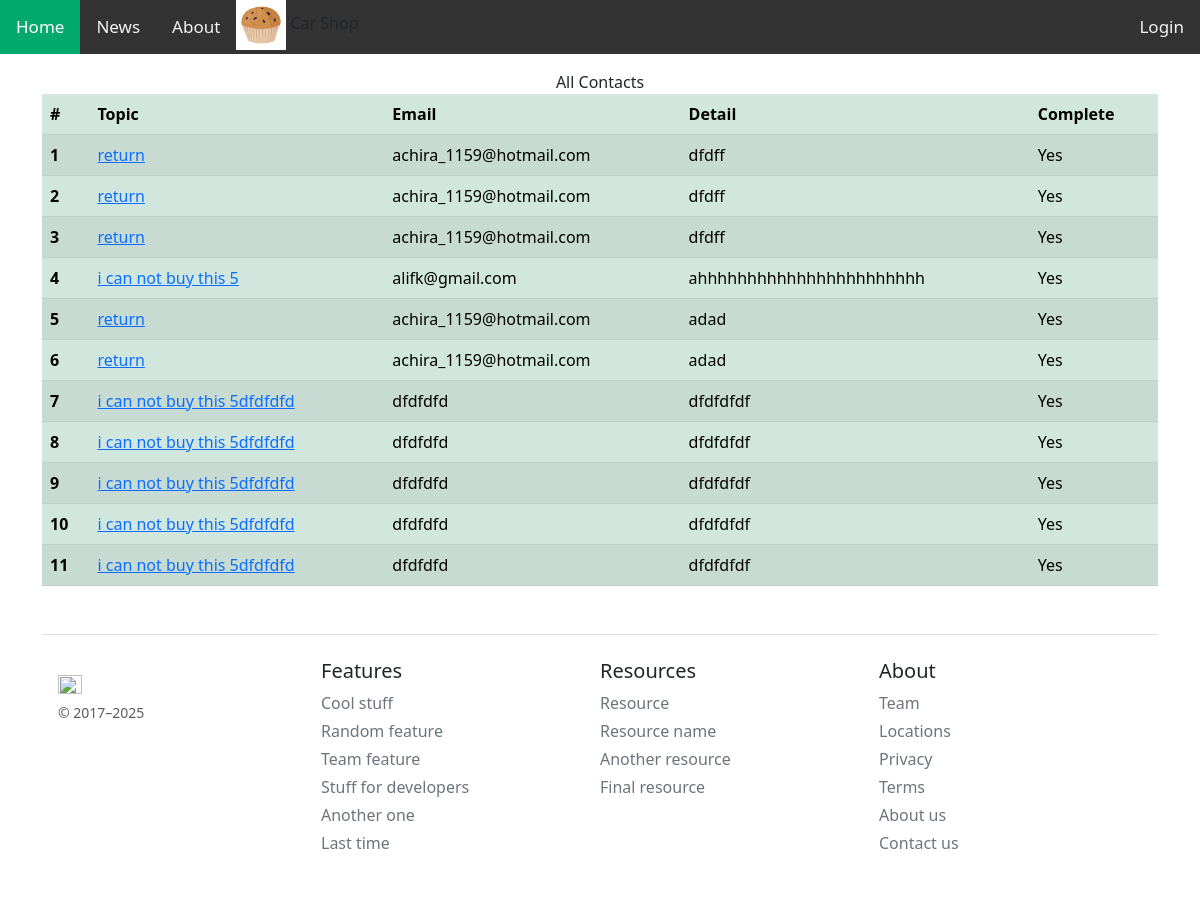
Page /showcontact/ on the earlier database version.
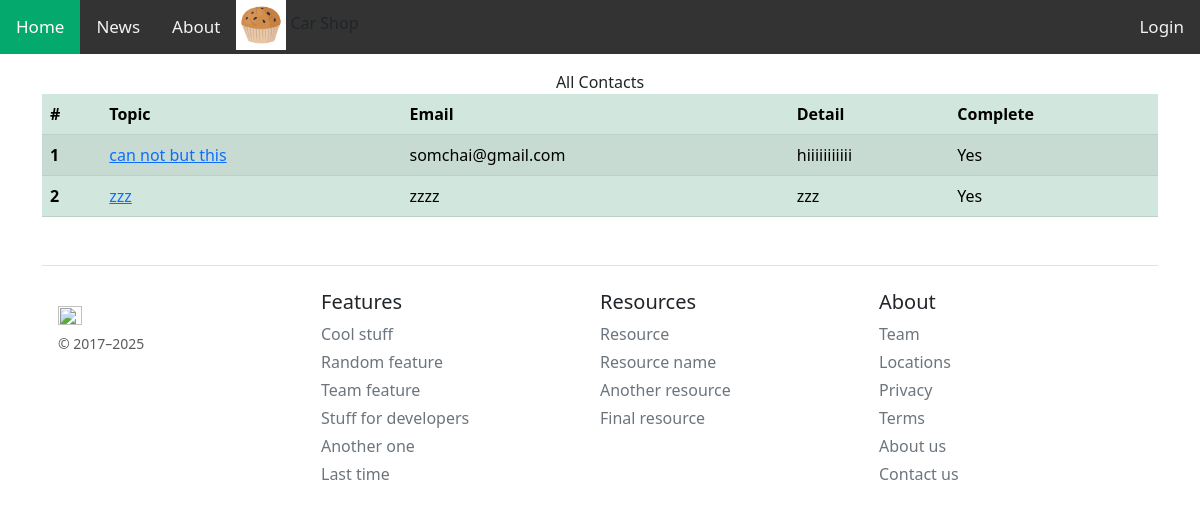
Same page on the later database version.
### myapp/models.py (models this page shows, shortened)
class contactList(models.Model):
  topic = models.CharField(max_length=200)
  email = models.CharField(max_length=100)
  detail = models.CharField(null=True, blank=True)
  complete = models.CharField() ##default = null

### myapp/views.py (the view)
# urls.py: path('showcontact/', showContact, name='showcontact-page'),
def showContact(request):
  allcontact = contactList.objects.all()
  context = {'contact': allcontact}
  return render(request, 'myapp/showcontact.html', context)

### myapp/template/myapp/showcontact.html
{% extends 'myapp/base.html' %}
{% load static %}
{% block myheader %}
  <center> All Contacts </center>
{% endblock myheader %}
{% block content %}
<table class="table table-success table-striped">
  <thead>
    <tr>
      <th scope="col">#</th>
      <th scope="col">Topic</th>
      <th scope="col">Email</th>
      <th scope="col">Detail</th>
      <th scope="col">Complete</th>
    </tr>
  </thead>
  <tbody>
    {% for data in contact %}
    <tr>
      <th scope="row">{{forloop.counter}}</th>
      <td>
        <a href="{% url 'action-page' data.id %}">{{data.topic}}</a>
      </td>
      <td >{{data.email}}</td>
      <td >{{data.detail}}</td>
      {% if data.complete %}
        <td>Yes</td>
      {% else %}
        <td>No</td>
      {% endif %}
    </tr>
    {% endfor %}
  </tbody>
</table>
{% endblock content %}

### myapp/template/myapp/base.html (shortened to what this page needs)
{% load static %}
<!DOCTYPE html>
<html lang="en" data-bs-theme="auto">
  <head>
    <link
      href="https://getbootstrap.com/docs/5.3/dist/css/bootstrap.min.css"
      rel="stylesheet"
    />
    <link href="https://getbootstrap.com/docs/5.3/example/pricing/pricing.css" rel="stylesheet" />
  </head>
  <body>
    <div class="topnav position-relative">
      <img src="{% static 'image/cupcake.jpg' %}" alt="logo" width="50" height="50">
      <span>Car Shop</span>
      <a class="active" href="{% url 'home-page' %}">Home</a>
      <a href="#news">News</a>
      <a href="{% url 'aboutUs-page' %}">About</a>
      {% if user.is_authenticated %}
        <div class="position-absolute top-0 end-0">
          {% if user.profile.usertype == 'admin' %}
            <a class="py-2 text-dard text-decoration-none" href="{% url 'showcontact-page' %}">show contact</a>
          {% endif %}
          <a class="py-2 text-dard text-decoration-none" href="{% url 'profile-page' %}">Hello, {{user.first_name}} [{{user.profile.usertype}}]</a>
          <a class="py-2 text-dard text-decoration-none" href="{% url 'addproduct-page' %}">Add Product</a>
          <a class="py-2 text-dard text-decoration-none" href="{% url 'logout' %}">Logout</a>
        </div>
      {% else %}
        <div class="position-absolute top-0 end-0">
          <a class="" href="{% url 'login' %}">Login</a>
        </div>
      {% endif %}
    </div>
    <div class="container py-3">
      {% block myheader %}
      {% endblock myheader %}
      <main>
        {% block content %}
        {% endblock content %}
      </main>
      <footer class="pt-4 my-md-5 pt-md-10 border-top">
        <div style="grid-template-columns: 1fr 1fr 1fr 1fr;" class="d-grid gap-auto">
          <div class="col-8 col-md m-3">
            <img class="mb-2" src="https://getbootstrap.com/docs/5.3/assets/brand/bootstrap-logo.svg" alt="" width="24" height="19" />
            <small class="d-block mb-3 text-body-secondary">&copy; 2017–2025</small>
          </div>
          <div class="col-10 col-md">
            <h5>Features</h5>
            <ul class="list-unstyled text-small">
              <li class="mb-1"><a class="link-secondary text-decoration-none" href="#">Cool stuff</a></li>
              <li class="mb-1"><a class="link-secondary text-decoration-none" href="#">Random feature</a></li>
              <li class="mb-1"><a class="link-secondary text-decoration-none" href="#">Team feature</a></li>
              <li class="mb-1"><a class="link-secondary text-decoration-none" href="#">Stuff for developers</a></li>
              <li class="mb-1"><a class="link-secondary text-decoration-none" href="#">Another one</a></li>
              <li class="mb-1"><a class="link-secondary text-decoration-none" href="#">Last time</a></li>
            </ul>
          </div>
          <div class="col-7 col-md">
            <h5>Resources</h5>
            <ul class="list-unstyled text-small">
              <li class="mb-1"><a class="link-secondary text-decoration-none" href="#">Resource</a></li>
              <li class="mb-1"><a class="link-secondary text-decoration-none" href="#">Resource name</a></li>
              <li class="mb-1"><a class="link-secondary text-decoration-none" href="#">Another resource</a></li>
              <li class="mb-1"><a class="link-secondary text-decoration-none" href="#">Final resource</a></li>
            </ul>
          </div>
          <div class="col-7 col-md">
            <h5>About</h5>
            <ul class="list-unstyled text-small">
              <li class="mb-1"><a class="link-secondary text-decoration-none" href="#">Team</a></li>
              <li class="mb-1"><a class="link-secondary text-decoration-none" href="#">Locations</a></li>
              <li class="mb-1"><a class="link-secondary text-decoration-none" href="#">Privacy</a></li>
              <li class="mb-1"><a class="link-secondary text-decoration-none" href="#">Terms</a></li>
              <li class="mb-1"><a class="link-secondary text-decoration-none" href="{% url 'aboutUs-page' %}">About us</a></li>
              <li class="mb-1"><a class="link-secondary text-decoration-none" href="{% url 'contact-page' %}">Contact us</a></li>
            </ul>
          </div>
        </div>
      </footer>
    </div>
  </body>
</html>

### myapp/template/myapp/base.html (style rules this page uses)
.topnav { background-color: #333; overflow: hidden; }
.topnav a { float: left; color: #f2f2f2; text-align: center; padding: 14px 16px; text-decoration: none; font-size: 17px; }
.topnav a.active { background-color: #04AA6D; color: white; }

Differences in the rows shown:
removed contactList: topic "return", email "achira_1159@hotmail.com", detail "dfdff", complete "Yes"
removed contactList: topic "return", email "achira_1159@hotmail.com", detail "dfdff", complete "Yes"
removed contactList: topic "return", email "achira_1159@hotmail.com", detail "dfdff", complete "Yes"
removed contactList: topic "i can not buy this 5", email "alifk@gmail.com", detail "ahhhhhhhhhhhhhhhhhhhhhhh", complete "Yes"
removed contactList: topic "return", email "achira_1159@hotmail.com", detail "adad", complete "Yes"
removed contactList: topic "return", email "achira_1159@hotmail.com", detail "adad", complete "Yes"
removed contactList: topic "i can not buy this 5dfdfdfd", email "dfdfdfd", detail "dfdfdfdf", complete "Yes"
removed contactList: topic "i can not buy this 5dfdfdfd", email "dfdfdfd", detail "dfdfdfdf", complete "Yes"
removed contactList: topic "i can not buy this 5dfdfdfd", email "dfdfdfd", detail "dfdfdfdf", complete "Yes"
removed contactList: topic "i can not buy this 5dfdfdfd", email "dfdfdfd", detail "dfdfdfdf", complete "Yes"
removed contactList: topic "i can not buy this 5dfdfdfd", email "dfdfdfd", detail "dfdfdfdf", complete "Yes"
added contactList: topic "can not but this", email "somchai@gmail.com", detail "hiiiiiiiiiii", complete "Yes"
added contactList: topic "zzz", email "zzzz", detail "zzz", complete "Yes"
